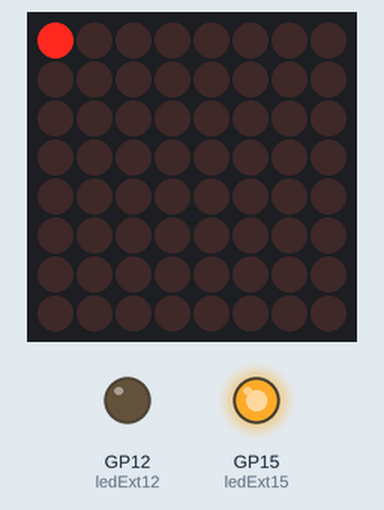
Simulated run of this program. Board: Raspberry Pi Pico running CircuitPython. Shown: 8×8 LED matrix, output pins drawn as LEDs (lit = HIGH).

Above: at 0.1 s.
At 30.1 s:
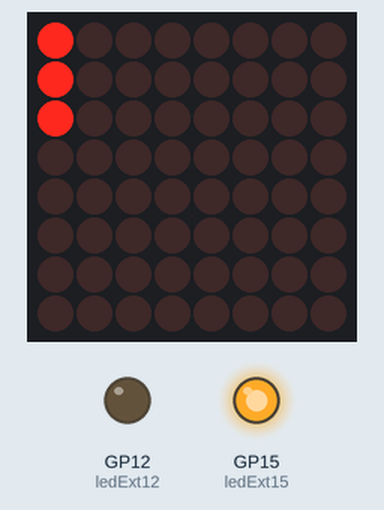
At 60.1 s:
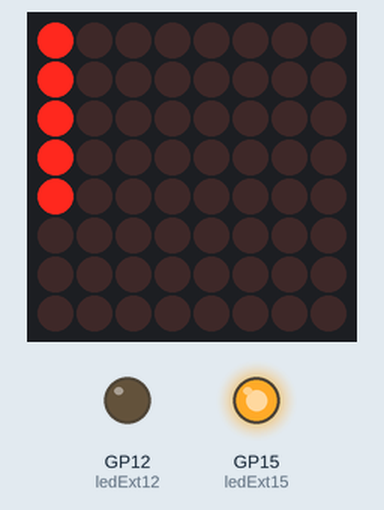
At 128.1 s:
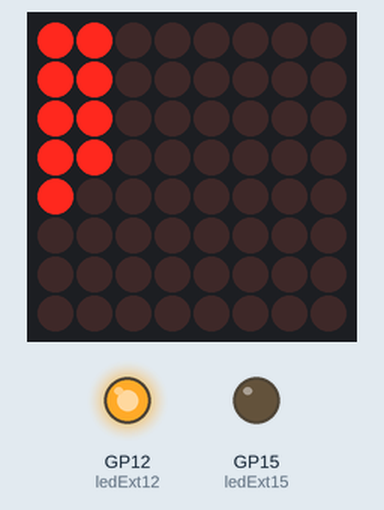
Timing chart, 0 to 129.6 s (numbered marks = the images above):
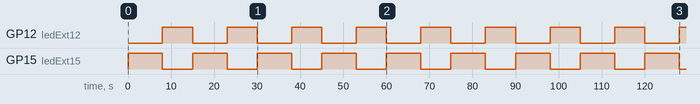

Measured:
- by itself, GP12 (ledExt12): alternates HIGH for 7.0 s and LOW for 8.0 s
- by itself, GP15 (ledExt15): alternates HIGH for 8.0 s and LOW for 7.0 s
- what the display in image 1 shows lasts 15.0 s, from 30.0 s to 45.0 s

The program:

DriverTest.py
```python
# Alternate outputs and count
import time
import board
import digitalio
import busio
from adafruit_ht16k33 import matrix

#led = digitalio.DigitalInOut(board.LED)
ledExt15 = digitalio.DigitalInOut(board.GP15)#
ledExt12 = digitalio.DigitalInOut(board.GP12)
#led.direction = digitalio.Direction.OUTPUT
ledExt15.direction = digitalio.Direction.OUTPUT
ledExt12.direction = digitalio.Direction.OUTPUT

# Create the I2C interface.
i2c = busio.I2C(scl = board.GP9, sda = board.GP8)

# creates a 8x8 matrix:
matrix = matrix.Matrix8x8(i2c)

matrix.brightness = 0.1
# edges of an 8x8 matrix
col_max = 8
row_max = 8

# Clear the matrix.
matrix.fill(0)

#set variables
inject_time = 8
aspirate_time = 7
hundreds = 2 #maximum = 8

#counting 100's
for bit6 in range(4,5):
    for bit5 in range(0,hundreds):
        #counting 10's
        for bit4 in range(2,4):
            for bit3 in range(0,5):
                #counting digits
                for bit2 in range(0,2):
                    for bit1 in range(0,5):
                        matrix[bit2,bit1] = 1
                        ledExt15.value = True
                        ledExt12.value = False
                        time.sleep(inject_time)
                        ledExt15.value = False
                        ledExt12.value = True
                        time.sleep(aspirate_time)
                #roll the 10
                matrix[bit4,bit3] = 1
                #clear digits
                for column in range(0,2):
                    for row in range(0,5):
                        matrix[column,row] = 0
        #roll the 100
        matrix[bit6,bit5] = 1
        #clear 10's
        for column in range(2,4):
            for row in range(0,5):
                matrix[column,row] = 0
```
